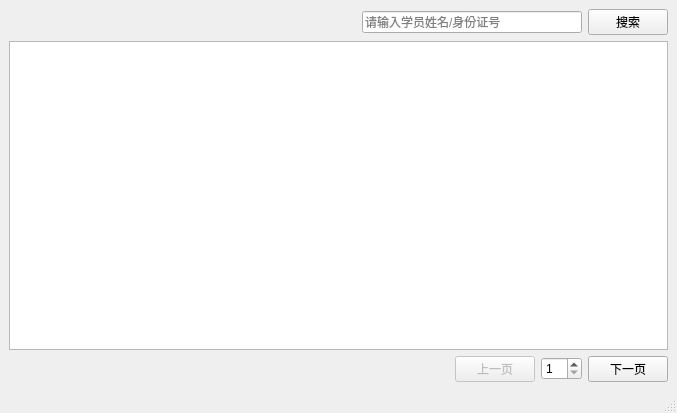
<?xml version="1.0" encoding="UTF-8"?>
<ui version="4.0">
 <class>MainWindow</class>
 <widget class="QMainWindow" name="MainWindow">
  <property name="geometry">
   <rect>
    <x>0</x>
    <y>0</y>
    <width>677</width>
    <height>413</height>
   </rect>
  </property>
  <property name="windowTitle">
   <string>安卓消防教务系统</string>
  </property>
  <widget class="QWidget" name="centralwidget">
   <layout class="QVBoxLayout" name="verticalLayout">
    <item>
     <layout class="QHBoxLayout" name="horizontalLayout_3">
      <item>
       <widget class="QPushButton" name="refreshBtn">
        <property name="text">
         <string/>
        </property>
        <property name="icon">
         <iconset resource="resource.qrc">
          <normaloff>:/assets/icons/refresh.png</normaloff>:/assets/icons/refresh.png</iconset>
        </property>
        <property name="iconSize">
         <size>
          <width>32</width>
          <height>32</height>
         </size>
        </property>
        <property name="flat">
         <bool>true</bool>
        </property>
       </widget>
      </item>
      <item>
       <spacer name="horizontalSpacer">
        <property name="orientation">
         <enum>Qt::Horizontal</enum>
        </property>
        <property name="sizeHint" stdset="0">
         <size>
          <width>208</width>
          <height>20</height>
         </size>
        </property>
       </spacer>
      </item>
      <item>
       <layout class="QHBoxLayout" name="horizontalLayout_2">
        <item>
         <widget class="QLineEdit" name="lineEdit">
          <property name="placeholderText">
           <string>请输入学员姓名/身份证号</string>
          </property>
         </widget>
        </item>
        <item>
         <widget class="QPushButton" name="searchBtn">
          <property name="text">
           <string>搜索</string>
          </property>
          <property name="icon">
           <iconset resource="resource.qrc">
            <normaloff>:/assets/icons/search.png</normaloff>:/assets/icons/search.png</iconset>
          </property>
         </widget>
        </item>
       </layout>
      </item>
     </layout>
    </item>
    <item>
     <widget class="QTableView" name="studentsDataTable"/>
    </item>
    <item>
     <layout class="QHBoxLayout" name="horizontalLayout_4">
      <item>
       <spacer name="horizontalSpacer_2">
        <property name="orientation">
         <enum>Qt::Horizontal</enum>
        </property>
        <property name="sizeHint" stdset="0">
         <size>
          <width>318</width>
          <height>20</height>
         </size>
        </property>
       </spacer>
      </item>
      <item>
       <layout class="QHBoxLayout" name="horizontalLayout">
        <item>
         <widget class="QPushButton" name="prePageBtn">
          <property name="enabled">
           <bool>false</bool>
          </property>
          <property name="text">
           <string>上一页</string>
          </property>
         </widget>
        </item>
        <item>
         <widget class="QSpinBox" name="currentPageSpin">
          <property name="minimum">
           <number>1</number>
          </property>
         </widget>
        </item>
        <item>
         <widget class="QPushButton" name="nextPageBtn">
          <property name="text">
           <string>下一页</string>
          </property>
         </widget>
        </item>
       </layout>
      </item>
     </layout>
    </item>
   </layout>
  </widget>
  <widget class="QMenuBar" name="menubar">
   <property name="geometry">
    <rect>
     <x>0</x>
     <y>0</y>
     <width>677</width>
     <height>23</height>
    </rect>
   </property>
  </widget>
  <widget class="QStatusBar" name="statusbar"/>
 </widget>
 <resources>
  <include location="resource.qrc"/>
 </resources>
 <connections/>
</ui>
